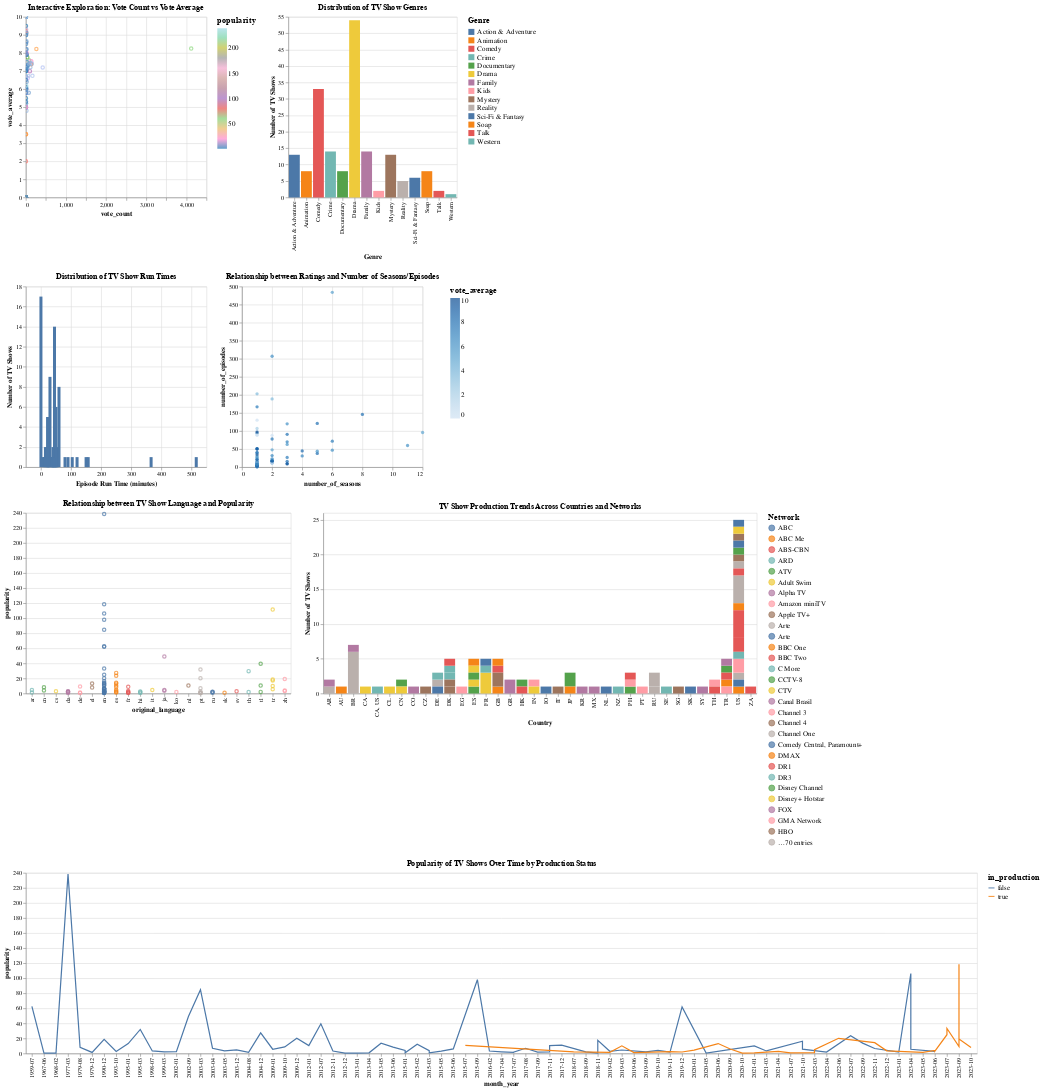

Notebook source saved alongside this figure:
### Code cell
# Combine all charts for visualization
combined_chart = (popularity_chart | genre_chart) & ( runtime_chart | ratings_chart) & (language_popularity_chart | production_trends_chart) & (status_popularity_chart)
combined_chart = combined_chart.configure_legend(
    titleFontSize=14,   
    labelFontSize=12,   
    symbolSize=100
)
display(combined_chart)
